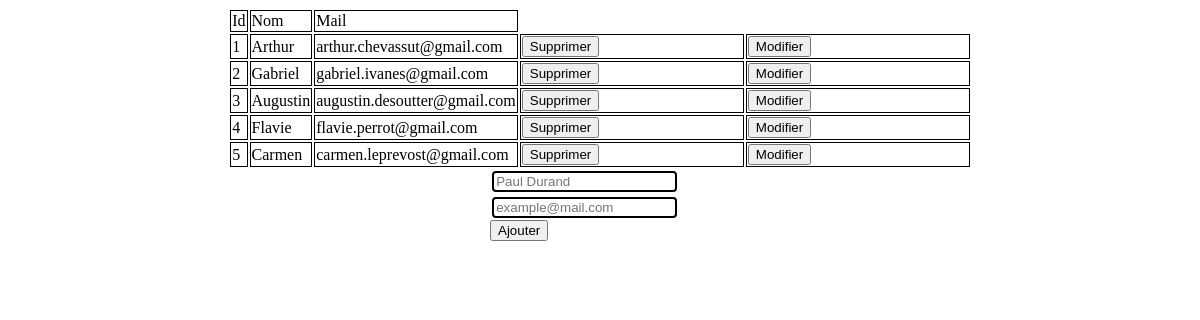
Screenshot of /TP4/CRUD/users.php with the database file from the repository.
### tables this page shows
CREATE TABLE IF NOT EXISTS `users` (
  `id` int NOT NULL AUTO_INCREMENT,
  `name` varchar(30) DEFAULT NULL,
  `email` varchar(40) DEFAULT NULL,
  PRIMARY KEY (`id`)
);

### TP4/CRUD/users.php (the view, shortened to what this page needs)
<!DOCTYPE html>
<html lang="fr">
<head>
    <link rel="stylesheet" href="style.css">
</head>
<body>
    <?php
        require_once('config.php');
        $isUpdating = false;
        $updateId = "";
        $updateName = "";
        $updateMail = "";
        $connectionString = "mysql:host=". _MYSQL_HOST;
        if(defined('_MYSQL_PORT'))
            $connectionString .= ";port=". _MYSQL_PORT;
            $connectionString .= ";dbname=" . _MYSQL_DBNAME;
            $options = array(PDO::MYSQL_ATTR_INIT_COMMAND => 'SET NAMES utf8' );
            $pdo = NULL;
        try {
            $pdo = new PDO($connectionString,_MYSQL_USER,_MYSQL_PASSWORD,$options);
            $pdo->setAttribute(PDO::ATTR_ERRMODE, PDO::ERRMODE_EXCEPTION);
        }
        catch (PDOException $erreur) {
            echo 'Erreur : '.$erreur->getMessage();
        }
        $request = $pdo->prepare("select * from users");
        $request-> execute();
        $resultat = $request->fetchAll(PDO::FETCH_ASSOC);
        echo
            '<table>
            <tr>
                <td>Id</td>
                <td>Nom</td>
                <td>Mail</td>
            </tr>';
            foreach ($resultat as $users){
                echo "<tr>";
                echo "<td> {$users['id']} </td>";
                echo "<td> {$users['name']} </td>";
                echo "<td> {$users['email']} </td>";
                echo "<td><form method='post' action='deleteUser.php'>";
                echo '<input type="submit" name="submit" value="Supprimer">';
                echo "</form></td>";
                echo "<td><form method='post' action='users.php'>";
                echo '<input type="submit" name="submit" value="Modifier">';
                echo "</form></td>";
                echo "</tr>";
            }
            echo "</table>";
        if($isUpdating){
            echo "<form method='post' action='modifyUser.php'>";
            echo "<input type='hidden' name='id' value='$updateId'>";
            echo "<input type='text' class='form' placeholder='Paul Durand' name='name' value='$updateName'>";
            echo "<br>";
            echo "<input type='email' class='form' placeholder='example@mail.com' name='email' value='$updateMail'>";
            echo "<br>";
            echo "<input type='submit' value='Modifier'></input>";
        }
        else{
            echo "<form method='post' action='addUser.php'>";
            echo "<input type='text' class='form' placeholder='Paul Durand' name='name'>";
            echo "<br>";
            echo "<input type='email' class='form' placeholder='example@mail.com' name='email'>";
            echo "<br>";
            echo "<input type='submit' value='Ajouter'></input>";
        }
        ?>
</body>
</html>

### TP4/CRUD/config.php (shortened to what this page needs)
<!DOCTYPE html>
<html lang="fr">
<head>
</head>
<body>
</body>
</html>

### TP4/CRUD/style.css (style rules this page uses)
.form { border: 2px solid black; border-radius: 4px; margin:1%; }
form { margin: auto; width: 220px; }
table { margin: auto; }
td { border: 1px solid black; }

### rows the page displays
users: id "1", name "Arthur", email "arthur.chevassut@gmail.com"
users: id "2", name "Gabriel", email "gabriel.ivanes@gmail.com"
users: id "3", name "Augustin", email "augustin.desoutter@gmail.com"
users: id "4", name "Flavie", email "flavie.perrot@gmail.com"
users: id "5", name "Carmen", email "carmen.leprevost@gmail.com"
